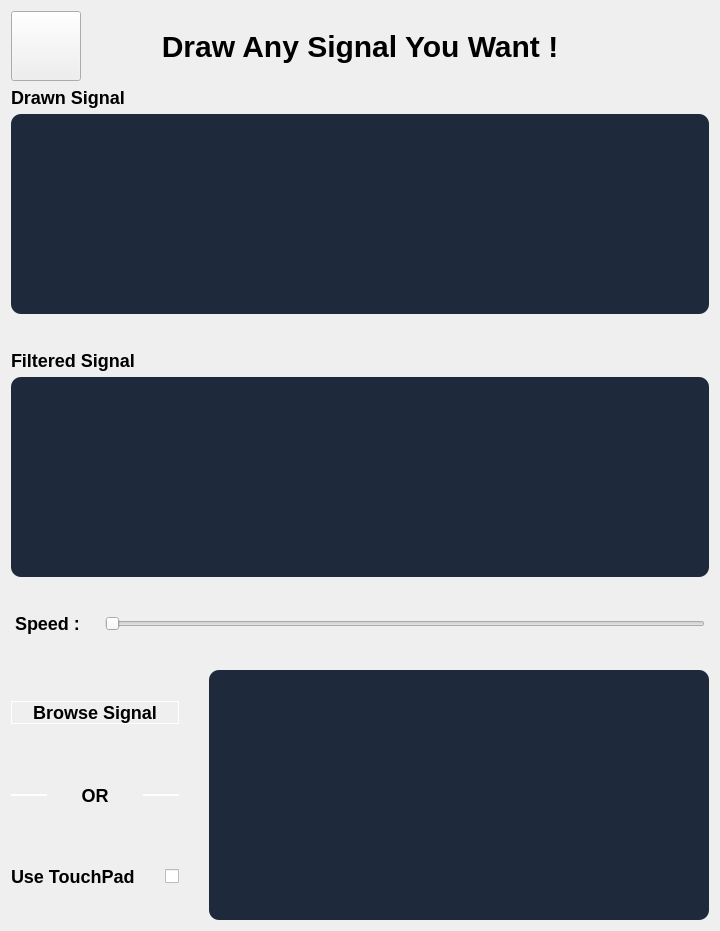
      <widget class="QWidget" name="drawingPage">
       <layout class="QGridLayout" name="gridLayout_6">
        <item row="3" column="0">
         <layout class="QHBoxLayout" name="horizontalLayout_25">
          <property name="bottomMargin">
           <number>30</number>
          </property>
          <item>
           <widget class="QLabel" name="label_22">
            <property name="maximumSize">
             <size>
              <width>80</width>
              <height>16777215</height>
             </size>
            </property>
            <property name="styleSheet">
             <string notr="true">font-size: 18px;
font-weight: bold;</string>
            </property>
            <property name="text">
             <string>Speed : </string>
            </property>
           </widget>
          </item>
          <item>
           <widget class="QSlider" name="horizontalSlider">
            <property name="maximumSize">
             <size>
              <width>600</width>
              <height>16777215</height>
             </size>
            </property>
            <property name="orientation">
             <enum>Qt::Horizontal</enum>
            </property>
           </widget>
          </item>
         </layout>
        </item>
        <item row="2" column="0">
         <layout class="QVBoxLayout" name="verticalLayout_12">
          <property name="bottomMargin">
           <number>30</number>
          </property>
          <item>
           <widget class="QLabel" name="label_18">
            <property name="styleSheet">
             <string notr="true">font-size: 18px;
font-weight: bold;</string>
            </property>
            <property name="text">
             <string>Filtered Signal</string>
            </property>
           </widget>
          </item>
          <item>
           <widget class="QFrame" name="frame_5">
            <property name="sizePolicy">
             <sizepolicy hsizetype="Expanding" vsizetype="Preferred">
              <horstretch>0</horstretch>
              <verstretch>0</verstretch>
             </sizepolicy>
            </property>
            <property name="minimumSize">
             <size>
              <width>0</width>
              <height>200</height>
             </size>
            </property>
            <property name="styleSheet">
             <string notr="true">QFrame{
background-color: #1E293B;
border-radius: 10px
}</string>
            </property>
            <property name="frameShape">
             <enum>QFrame::StyledPanel</enum>
            </property>
            <property name="frameShadow">
             <enum>QFrame::Raised</enum>
            </property>
           </widget>
          </item>
         </layout>
        </item>
        <item row="1" column="0">
         <layout class="QVBoxLayout" name="verticalLayout_9">
          <property name="bottomMargin">
           <number>30</number>
          </property>
          <item>
           <widget class="QLabel" name="label_17">
            <property name="styleSheet">
             <string notr="true">font-size: 18px;
font-weight: bold;</string>
            </property>
            <property name="text">
             <string>Drawn Signal</string>
            </property>
           </widget>
          </item>
          <item>
           <widget class="QFrame" name="frame_4">
            <property name="sizePolicy">
             <sizepolicy hsizetype="Expanding" vsizetype="Preferred">
              <horstretch>0</horstretch>
              <verstretch>0</verstretch>
             </sizepolicy>
            </property>
            <property name="minimumSize">
             <size>
              <width>0</width>
              <height>200</height>
             </size>
            </property>
            <property name="styleSheet">
             <string notr="true">QFrame{
background-color: #1E293B;
border-radius: 10px
}</string>
            </property>
            <property name="frameShape">
             <enum>QFrame::StyledPanel</enum>
            </property>
            <property name="frameShadow">
             <enum>QFrame::Raised</enum>
            </property>
           </widget>
          </item>
         </layout>
        </item>
        <item row="4" column="0">
         <layout class="QHBoxLayout" name="horizontalLayout_27">
          <property name="spacing">
           <number>30</number>
          </property>
          <property name="rightMargin">
           <number>0</number>
          </property>
          <item>
           <layout class="QVBoxLayout" name="verticalLayout_13">
            <item>
             <layout class="QHBoxLayout" name="horizontalLayout_26">
              <item>
               <widget class="QPushButton" name="pushButton_11">
                <property name="maximumSize">
                 <size>
                  <width>500</width>
                  <height>16777215</height>
                 </size>
                </property>
                <property name="styleSheet">
                 <string notr="true">font-size: 18px;
font-weight: bold;
border: 1px solid #ffffff;
</string>
                </property>
                <property name="text">
                 <string>Browse Signal</string>
                </property>
               </widget>
              </item>
             </layout>
            </item>
            <item>
             <layout class="QHBoxLayout" name="horizontalLayout_29">
              <item>
               <widget class="QFrame" name="frame_7">
                <property name="maximumSize">
                 <size>
                  <width>300</width>
                  <height>2</height>
                 </size>
                </property>
                <property name="styleSheet">
                 <string notr="true">QFrame{
background-color: #ffffff;
border-radius: 10px
}</string>
                </property>
                <property name="frameShape">
                 <enum>QFrame::StyledPanel</enum>
                </property>
                <property name="frameShadow">
                 <enum>QFrame::Raised</enum>
                </property>
               </widget>
              </item>
              <item>
               <widget class="QLabel" name="label_23">
                <property name="maximumSize">
                 <size>
                  <width>40</width>
                  <height>20</height>
                 </size>
                </property>
                <property name="styleSheet">
                 <string notr="true">font-size: 18px;
font-weight: bold;</string>
                </property>
                <property name="text">
                 <string>OR</string>
                </property>
                <property name="alignment">
                 <set>Qt::AlignCenter</set>
                </property>
               </widget>
              </item>
              <item>
               <widget class="QFrame" name="frame_8">
                <property name="maximumSize">
                 <size>
                  <width>300</width>
                  <height>2</height>
                 </size>
                </property>
                <property name="styleSheet">
                 <string notr="true">QFrame{
background-color: #ffffff;
border-radius: 10px
}</string>
                </property>
                <property name="frameShape">
                 <enum>QFrame::StyledPanel</enum>
                </property>
                <property name="frameShadow">
                 <enum>QFrame::Raised</enum>
                </property>
               </widget>
              </item>
             </layout>
            </item>
            <item>
             <layout class="QHBoxLayout" name="horizontalLayout_33">
              <item>
               <widget class="QLabel" name="label_24">
                <property name="maximumSize">
                 <size>
                  <width>300</width>
                  <height>16777215</height>
                 </size>
                </property>
                <property name="styleSheet">
                 <string notr="true">font-size: 18px;
font-weight: bold;</string>
                </property>
                <property name="text">
                 <string>Use TouchPad</string>
                </property>
               </widget>
              </item>
              <item>
               <widget class="QCheckBox" name="checkBox">
                <property name="maximumSize">
                 <size>
                  <width>20</width>
                  <height>16777215</height>
                 </size>
                </property>
                <property name="text">
                 <string/>
                </property>
               </widget>
              </item>
             </layout>
            </item>
           </layout>
          </item>
          <item>
           <layout class="QVBoxLayout" name="verticalLayout_15">
            <item>
             <layout class="QHBoxLayout" name="horizontalLayout_28">
              <item>
               <widget class="QFrame" name="frame_6">
                <property name="minimumSize">
                 <size>
                  <width>500</width>
                  <height>250</height>
                 </size>
                </property>
                <property name="maximumSize">
                 <size>
                  <width>16777215</width>
                  <height>250</height>
                 </size>
                </property>
                <property name="styleSheet">
                 <string notr="true">QFrame{
background-color: #1E293B;
border-radius: 10px
}</string>
                </property>
                <property name="frameShape">
                 <enum>QFrame::StyledPanel</enum>
                </property>
                <property name="frameShadow">
                 <enum>QFrame::Raised</enum>
                </property>
               </widget>
              </item>
             </layout>
            </item>
           </layout>
          </item>
         </layout>
        </item>
        <item row="0" column="0">
         <layout class="QHBoxLayout" name="horizontalLayout_23">
          <item>
           <widget class="QPushButton" name="backHome2">
            <property name="minimumSize">
             <size>
              <width>70</width>
              <height>70</height>
             </size>
            </property>
            <property name="maximumSize">
             <size>
              <width>70</width>
              <height>70</height>
             </size>
            </property>
            <property name="text">
             <string/>
            </property>
            <property name="icon">
             <iconset resource="icons_setup/icons.qrc">
              <normaloff>:/icons_setup/icons/home.png</normaloff>:/icons_setup/icons/home.png</iconset>
            </property>
            <property name="iconSize">
             <size>
              <width>50</width>
              <height>50</height>
             </size>
            </property>
           </widget>
          </item>
          <item>
           <widget class="QLabel" name="label_16">
            <property name="styleSheet">
             <string notr="true">font-size: 30px;
font-weight: bold;</string>
            </property>
            <property name="text">
             <string>Draw Any Signal You Want !</string>
            </property>
            <property name="alignment">
             <set>Qt::AlignCenter</set>
            </property>
           </widget>
          </item>
          <item>
           <widget class="QLabel" name="label_15">
            <property name="minimumSize">
             <size>
              <width>70</width>
              <height>70</height>
             </size>
            </property>
            <property name="maximumSize">
             <size>
              <width>70</width>
              <height>70</height>
             </size>
            </property>
            <property name="text">
             <string/>
            </property>
           </widget>
          </item>
         </layout>
        </item>
       </layout>
      </widget>
